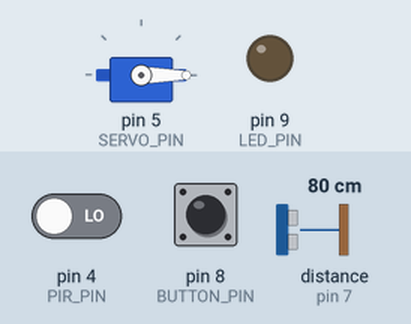
Bench run of a sketch on a simulated Arduino Uno, built with avr-gcc and run on an emulated ATmega328P. Parts: servo, output pins drawn as LEDs (lit = HIGH). Wiring (inferred from the names in the program): ultrasonic range finder: trigger pin 6; echo pin 7. Inputs (shaded band) come from the test bench; at power-on: pin 8 (BUTTON_PIN) HIGH, pin 4 (PIR_PIN) LOW, distance to the obstacle (sensor on pin 7) 80 cm. The echo pulse lasts 58.3 µs per cm; pins used as bus, display or sensor lines are not drawn; what the sketch prints to the serial monitor is not drawn.

Above: at 1.3 s.
1.4 s: pin 8 (BUTTON_PIN) pulled LOW for 0.15 s
At 3.2 s:
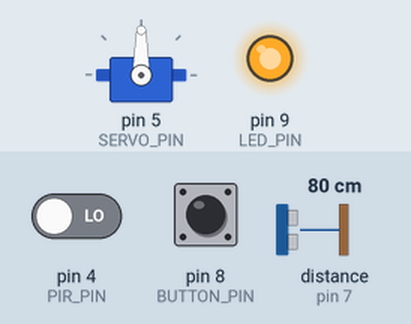
4.4 s: pin 8 (BUTTON_PIN) pulled LOW for 1 s
At 4.93 s:
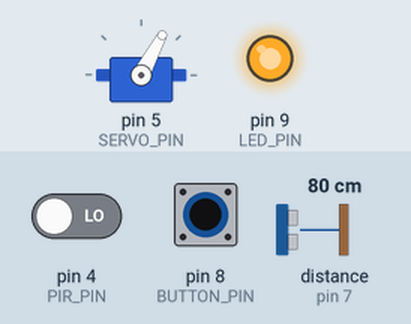
12.4 s: pin 8 (BUTTON_PIN) pulled LOW for 3.2 s
At 12.65 s:
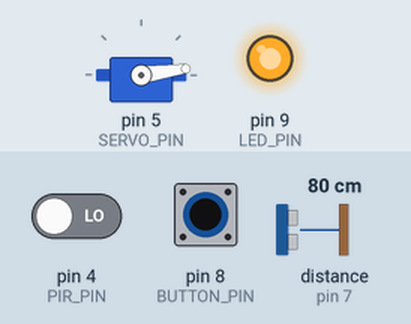
Timing chart, 0 to 17.2 s (numbered marks = the images above; inputs shaded):
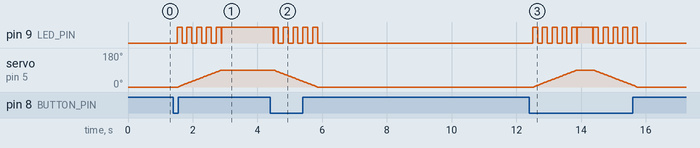

Measured:
- after the input at 1.4 s, pin 9 (LED_PIN): goes 4 × (HIGH 0.15 s, LOW 0.15 s), HIGH 0.15 s, LOW 0.02 s, then HIGH, starting after 0.12 s; servo on pin 5 (SERVO_PIN): moves from 0° to 90° over 1.3 s, starting after 0.15 s
- after the input at 4.4 s, pin 9 (LED_PIN): HIGH → LOW after 0.08 s, then repeats every 0.30 s: HIGH 0.15 s, LOW 0.15 s, until it stays LOW from 5.9 s; servo on pin 5 (SERVO_PIN): moves from 90° to 0° over 1.3 s, starting after 0.11 s
- after the input at 12.4 s, pin 9 (LED_PIN): LOW → HIGH after 0.10 s, → LOW 0.15 s later, → HIGH 0.15 s later, → LOW 0.15 s later, … (22 changes in this stretch); servo on pin 5 (SERVO_PIN): rises from 0° to 90° in 1.3 s, then falls to 0° in 1.9 s

The sketch:

controller_arduino.ino
```cpp
/*
 * ============================================================
 *  Smart Garage Door – Perception Layer (SERVO + DEBUG EXTENDED)
 *  File: controller_arduino.ino
 *  Author: Lello Molinario, Matteo Tuzi
 *  University of Cagliari – IoT & Digital Twins Lab
 *  Version: 1.6 – January 2026
 * ============================================================
 *  Requisiti implementati:
 *   FR4 – Chiusura automatica
 *   FR5a – Automazione in uscita (PIR)
 *   FR5b – Automazione arrivo utente (GPS)
 *   FR7 – Comando locale manuale
 *   FR8 – Rilevazione ostacolo (safety)
 *   NFR5 – Funzionamento offline
 * ============================================================
 */

#include <SoftwareSerial.h>
#include <Servo.h>

// ---------------- Pin mapping ----------------
#define RX_PIN 10  // Arduino RICEVE qui filo verde
#define TX_PIN 11  // Arduino TRASMETTE qui filo verde


#define PIR_PIN 4
#define SERVO_PIN 5
#define TRIG_PIN 6
#define ECHO_PIN 7
#define BUTTON_PIN 8
#define LED_PIN 9

// ---------------- Config Servo ----------------
Servo garageServo;
const int ANGLE_OPEN = 90;
const int ANGLE_CLOSED = 0;

// ---------------- Variabili globali ----------------
SoftwareSerial commSerial(RX_PIN, TX_PIN);

bool doorOpen = false;
bool userNearHome = false;  // FR5b: utente dentro al geofence

unsigned long tic = 0;
const unsigned long AUTO_CLOSE_TIME = 45000;  // 45 s

// ---------------- Funzione misura distanza ----------------
long measureDistanceCM() {
  digitalWrite(TRIG_PIN, LOW);
  delayMicroseconds(2);
  digitalWrite(TRIG_PIN, HIGH);
  delayMicroseconds(10);
  digitalWrite(TRIG_PIN, LOW);

  long duration = pulseIn(ECHO_PIN, HIGH, 30000);
  long distance = duration / 58;
  return distance > 400 ? 400 : distance;
}

// ---------------- Log con timestamp ----------------
void logTS(String msg) {
  Serial.print("[");
  Serial.print(millis());
  Serial.print(" ms] ");
  Serial.println(msg);
}

// ---------------- Funzioni porta ----------------
void openDoor() {
  logTS("Apertura lenta porta...");

  for (int pos = ANGLE_CLOSED; pos <= ANGLE_OPEN; pos++) {
    garageServo.write(pos);

    // LED lampeggia durante movimento
    digitalWrite(LED_PIN, (pos % 20 < 10) ? HIGH : LOW);
    delay(15);
  }

  digitalWrite(LED_PIN, HIGH);  // LED fisso = porta aperta
  commSerial.write((byte)0x01);
  doorOpen = true;
  tic = millis();

  logTS("Porta APERTA (slow motion + LED fisso).");
}

void closeDoor() {
  logTS("Chiusura lenta porta...");

  for (int pos = ANGLE_OPEN; pos >= ANGLE_CLOSED; pos--) {
    garageServo.write(pos);

    // LED lampeggia durante chiusura
    digitalWrite(LED_PIN, (pos % 20 < 10) ? HIGH : LOW);
    delay(15);
  }

  digitalWrite(LED_PIN, LOW);  // LED spento = porta chiusa
  commSerial.write((byte)0x00);
  doorOpen = false;

  logTS("Porta CHIUSA (slow motion + LED OFF).");
}

// ---------------- Setup ----------------
void setup() {
  Serial.begin(9600);
  commSerial.begin(9600);

  pinMode(PIR_PIN, INPUT);
  pinMode(BUTTON_PIN, INPUT_PULLUP);
  pinMode(TRIG_PIN, OUTPUT);
  pinMode(ECHO_PIN, INPUT);
  pinMode(LED_PIN, OUTPUT);

  garageServo.attach(SERVO_PIN);
  garageServo.write(ANGLE_CLOSED);

  logTS("====================================");
  logTS(" Smart Garage Door – FINAL FR5a + FR5b");
  logTS(" DEBUG EXTENDED + SERVO MODE");
  logTS("====================================\n");
}

// ---------------- Loop ----------------
void loop() {

  int pirState = digitalRead(PIR_PIN);
  int buttonState = digitalRead(BUTTON_PIN);
  long distance = measureDistanceCM();

  // --- DEBUG sensori ogni 500ms ---
  static unsigned long lastDebug = 0;
  if (millis() - lastDebug > 500) {
    Serial.print("[");
    Serial.print(millis());
    Serial.print(" ms] PIR=");
    Serial.print(pirState ? "HIGH" : "LOW");
    Serial.print(" | DIST=");
    Serial.print(distance);
    Serial.print(" cm | userNearHome=");
    Serial.println(userNearHome ? "TRUE" : "FALSE");

    lastDebug = millis();
  }

  // =======================================================
  // FR5a + FR5b → Apertura automatica
  // PIR rileva movimento SOLO se userNearHome == TRUE
  // =======================================================
  if (pirState == HIGH && userNearHome && !doorOpen) {
    logTS("[AUTO] Apertura porta (PIR + GPS OK).");
    openDoor();
    delay(300);
  }

  // =======================================================
  // FR7 – Comando manuale
  // =======================================================
  if (buttonState == LOW) {
    logTS("[MANUALE] Pulsante premuto: toggle porta.");
    if (doorOpen) closeDoor();
    else openDoor();
    delay(300);
  }

  // =======================================================
  // FR5b – Comandi GPS dal NodeMCU
  // =======================================================
  if (commSerial.available()) {
    byte cmd = commSerial.read();
        // Ignora tutto ciò che non è un comando valido
    if (cmd > 0x03) return;
    if (cmd == 0x01) {  // apertura remota
      logTS("[REMOTE] Apertura remota.");
      openDoor();
      Serial.println("DOOR: OPEN");   // <--- necessario per lo script Python
    } else if (cmd == 0x00) {  // chiusura remota
      logTS("[REMOTE] Chiusura remota.");
      closeDoor();
      Serial.println("DOOR: CLOSED"); // <--- necessario per lo script Python
    } else if (cmd == 0x02) {  // utente dentro geofence
      userNearHome = true;
      logTS("[GPS] Utente dentro geofence → userNearHome=TRUE");
    } else if (cmd == 0x03) {  // utente fuori geofence
      userNearHome = false;
      logTS("[GPS] Utente fuori geofence → userNearHome=FALSE");
    }
  }

  // =======================================================
  // FR4 + FR8 – Chiusura automatica + safety ostacolo
  // =======================================================
  if (doorOpen && (millis() - tic > AUTO_CLOSE_TIME) && pirState == LOW) {

    if (distance > 0 && distance < 10) {
      logTS("[SAFETY] Ostacolo sotto porta → riapertura.");
      openDoor();
    } else {
      logTS("[TIMER] Timeout → chiusura automatica.");
      closeDoor();
    }
  }

  delay(100);
}
```
